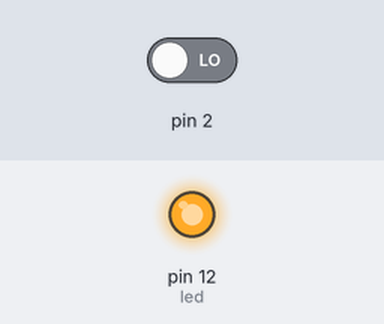
The sketch below on a simulated Arduino Uno, built with avr-gcc and run on an emulated ATmega328P. Shown: output pins drawn as LEDs (lit = HIGH). Dashed ring = blinking. The inputs (shaded band) are chosen by the test bench; at power-on: pin 2 LOW.

Above: at 0.1 s.
At 1.2 s:
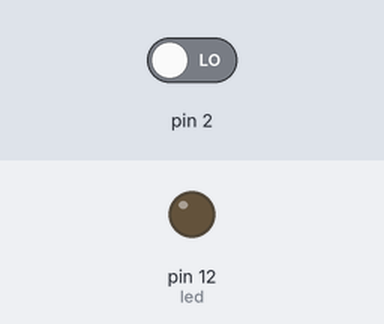
1.3 s: pin 2 driven HIGH
At 2.12 s:
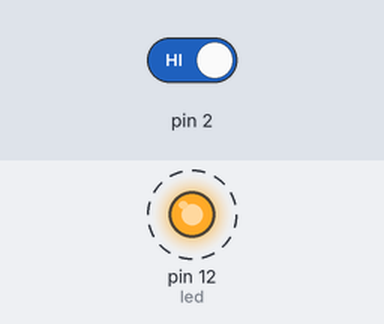
Timing chart, 0 to 10.3 s (numbered marks = the images above; inputs shaded):
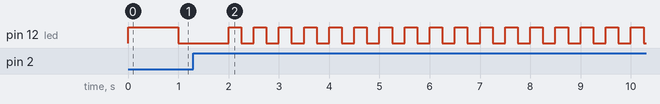

The sketch:

interrupting_event.ino
```cpp
const int led = 12;
int blinkTime = 1000;

void setup()
{
  pinMode(led, OUTPUT);
  attachInterrupt(0, buttonCall, RISING);
}

void loop()
{
  blink(blinkTime);
}

void buttonCall(){
 if(blinkTime == 1000){
  blinkTime = 250;
  return;
 }

 blinkTime = 1000;
}

void blink(int time){
  digitalWrite(led, HIGH);
  delay(time);

  digitalWrite(led, LOW);
  delay(time);
}
```

Measured:
- after the input at 1.3 s, pin 12 (led): alternates HIGH for 0.25 s and LOW for 0.25 s, starting after 0.95 s
